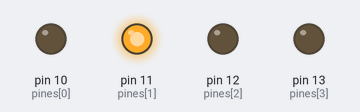
A sketch run on a simulated Arduino Uno, built with avr-gcc and run on an emulated ATmega328P. Shown: output pins drawn as LEDs (lit = HIGH). Random numbers use the default seed unless the sketch sets one.

Above: at 0.1 s.
At 5.1 s:
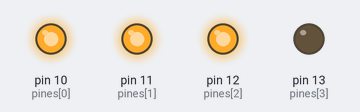
At 9.1 s:
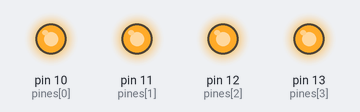
At 13.1 s:
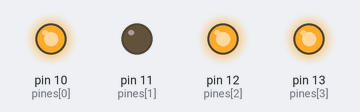
At 22.1 s:
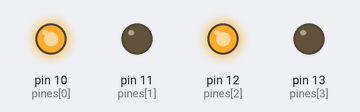
At 39.1 s:
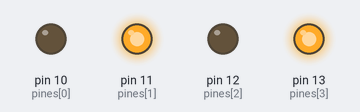
Timing chart, 0 to 40.0 s (numbered marks = the images above):
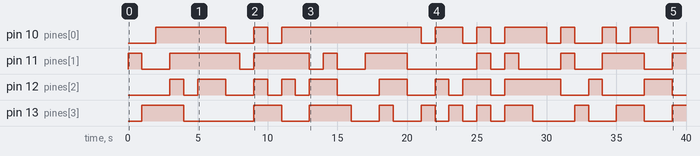

Measured:
- by itself, pin 10 (pines[0]): LOW → HIGH at 2.0 s, → LOW 5.0 s later, → HIGH 2.0 s later, → LOW 1.0 s later, … (18 changes in this stretch)
- by itself, pin 11 (pines[1]): LOW → HIGH at 0.00 s, → LOW 1.0 s later, → HIGH 2.0 s later, → LOW 5.0 s later, … (19 changes in this stretch)
- by itself, pin 12 (pines[2]): LOW → HIGH at 3.0 s, → LOW 1.0 s later, → HIGH 1.0 s later, → LOW 2.0 s later, … (22 changes in this stretch)
- by itself, pin 13 (pines[3]): LOW → HIGH at 1.0 s, → LOW 3.0 s later, → HIGH 5.0 s later, → LOW 2.0 s later, … (21 changes in this stretch)

The sketch:

Led3.ino
```cpp
//Arrays de pines que voy a usar
int pines[]= {10,11, 12, 13};

void setup()
{
  int i=0;
  //Declaro todos los pines como output
  for (i=0;i<4;i++)
  {
       	pinMode (pines[i], OUTPUT);
  }
  //inicio una funcion semilla, con el adc
  randomSeed(analogRead(0));
}

void loop()
{
  int i=0;
  //Recorro todos los pines
  for ( i=0;i<4;i++)
  {
  		//Depende de si random sale cero o 1 para  prender
        digitalWrite( pines[i], random(2));
  }
  delay(1000);
}
```
